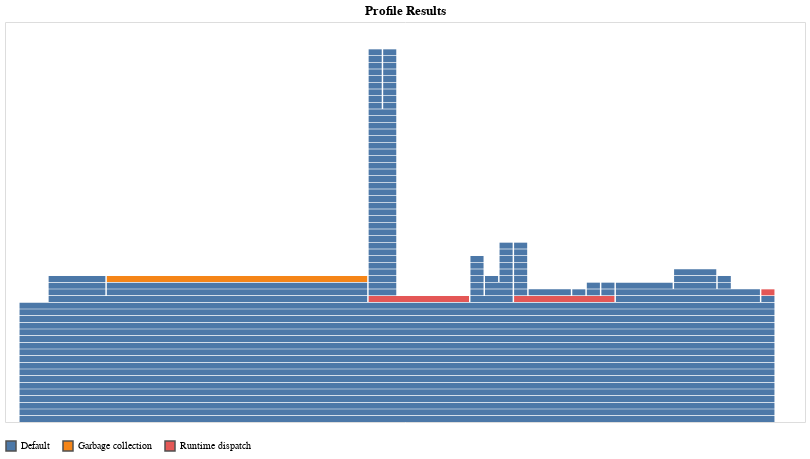

The cell this chart's notebook holds for it:
### Code cell
PV.@profview for _ in 1:100 hopping_operator(_ -> true, l, hp) end

### Figure 1 — Vega-Lite specification as saved in the notebook (floating-point values rounded to 4 significant figures)
{"data": {"values": [{"level": 0, "sf": "ip:0x0", "status": "Default", "x1": 1, "x2": 52.9}, {"level": 1, "sf": "_start() at client.jl:522", "status": "Default", "x1": 1, "x2": 52.9}, {"level": 2, "sf": "exec_options(opts::Base.JLOptions) at client.jl:303", "status": "Default", "x1": 1, "x2": 52.9}, {"level": 3, "sf": "include(mod::Module, _path::String) at Base.jl:419", "status": "Default", "x1": 1, "x2": 52.9}, {"level": 4, "sf": "_include(mapexpr::Function, mod::Module, _path::String) at loading.jl:1488", "status": "Default", "x1": 1, "x2": 52.9}, {"level": 5, "sf": "include_string(mapexpr::typeof(identity), mod::Module, code::String, filename::String) at loading.jl:1428", "status": "Default", "x1": 1, "x2": 52.9}, {"level": 6, "sf": "eval at boot.jl:368 [inlined]", "status": "Default", "x1": 1, "x2": 52.9}, {"level": 7, "sf": "top-level scope at notebook.jl:32", "status": "Default", "x1": 1, "x2": 52.9}, {"level": 8, "sf": "(::VSCodeServer.var\"#serve_notebook##kw\")(::NamedTuple{(:crashreporting_pipename,), Tuple{String}}, ::typeof(VSCodeServer.serve_notebook), pipename::String, outputchannel_logger::Base.CoreLogging.SimpleLogger) at serve_notebook.jl:75", "status": "Default", "x1": 1, "x2": 52.9}, {"level": 9, "sf": "serve_notebook(pipename::String, outputchannel_logger::Base.CoreLogging.SimpleLogger; crashreporting_pipename::String) at serve_notebook.jl:139", "status": "Default", "x1": 1, "x2": 52.9}, {"level": 10, "sf": "dispatch_msg(x::VSCodeServer.JSONRPC.JSONRPCEndpoint{Base.PipeEndpoint, Base.PipeEndpoint}, dispatcher::VSCodeServer.JSONRPC.MsgDispatcher, msg::Dict{String, Any}) at typed.jl:67", "status": "Default", "x1": 1, "x2": 52.9}, {"level": 11, "sf": "notebook_runcell_request(conn::VSCodeServer.JSONRPC.JSONRPCEndpoint{Base.PipeEndpoint, Base.PipeEndpoint}, params::VSCodeServer.NotebookRunCellArguments) at serve_notebook.jl:13", "status": "Default", "x1": 1, "x2": 52.9}, {"level": 12, "sf": "withpath(f::VSCodeServer.var\"#198#199\"{VSCodeServer.NotebookRunCellArguments, String}, path::String) at repl.jl:249", "status": "Default", "x1": 1, "x2": 52.9}, {"level": 13, "sf": "(::VSCodeServer.var\"#198#199\"{VSCodeServer.NotebookRunCellArguments, String})() at serve_notebook.jl:19", "status": "Default", "x1": 1, "x2": 52.9}, {"level": 14, "sf": "invokelatest at essentials.jl:726 [inlined]", "status": "Default", "x1": 1, "x2": 52.9}, {"level": 15, "sf": "#invokelatest#2 at essentials.jl:729 [inlined]", "status": "Default", "x1": 1, "x2": 52.9}, {"level": 16, "sf": "include_string(mapexpr::typeof(REPL.softscope), mod::Module, code::String, filename::String) at loading.jl:1428", "status": "Default", "x1": 1, "x2": 52.9}, {"level": 17, "sf": "eval at boot.jl:368 [inlined]", "status": "Default", "x1": 1, "x2": 52.9}, {"level": 18, "sf": "hopping_operator(f::Function, l::SquareLattice, hop::Hopping{Matrix{ComplexF64}}) at hoppings.jl:99", "status": "Default", "x1": 3, "x2": 24.9}, {"level": 19, "sf": "zero at abstractarray.jl:1156 [inlined]", "status": "Default", "x1": 3, "x2": 6.9}, {"level": 20, "sf": "fill! at array.jl:353 [inlined]", "status": "Default", "x1": 3, "x2": 6.9}, {"level": 21, "sf": "setindex! at array.jl:966 [inlined]", "status": "Default", "x1": 3, "x2": 6.9}, {"level": 19, "sf": "similar at array.jl:379 [inlined]", "status": "Default", "x1": 7, "x2": 24.9}, {"level": 20, "sf": "Array at boot.jl:469 [inlined]", "status": "Default", "x1": 7, "x2": 24.9}, {"level": 21, "sf": "Array at boot.jl:461 [inlined]", "status": "Garbage collection", "x1": 7, "x2": 24.9}, {"level": 18, "sf": "hopping_operator(f::Function, l::SquareLattice, hop::Hopping{Matrix{ComplexF64}}) at hoppings.jl:101", "status": "Runtime dispatch", "x1": 25, "x2": 31.9}, {"level": 19, "sf": "typeinf_ext_toplevel(mi::Core.MethodInstance, world::UInt64) at typeinfer.jl:996", "status": "Default", "x1": 25, "x2": 26.9}, {"level": 20, "sf": "typeinf_ext_toplevel(interp::Core.Compiler.NativeInterpreter, linfo::Core.MethodInstance) at typeinfer.jl:1000", "status": "Default", "x1": 25, "x2": 26.9}, {"level": 21, "sf": "typeinf_ext(interp::Core.Compiler.NativeInterpreter, mi::Core.MethodInstance) at typeinfer.jl:967", "status": "Default", "x1": 25, "x2": 26.9}, {"level": 22, "sf": "typeinf(interp::Core.Compiler.NativeInterpreter, frame::Core.Compiler.InferenceState) at typeinfer.jl:213", "status": "Default", "x1": 25, "x2": 26.9}, {"level": 23, "sf": "_typeinf(interp::Core.Compiler.NativeInterpreter, frame::Core.Compiler.InferenceState) at typeinfer.jl:230", "status": "Default", "x1": 25, "x2": 26.9}, {"level": 24, "sf": "typeinf_nocycle(interp::Core.Compiler.NativeInterpreter, frame::Core.Compiler.InferenceState) at abstractinterpretation.jl:2462", "status": "Default", "x1": 25, "x2": 26.9}, {"level": 25, "sf": "typeinf_local(interp::Core.Compiler.NativeInterpreter, frame::Core.Compiler.InferenceState) at abstractinterpretation.jl:2366", "status": "Default", "x1": 25, "x2": 26.9}, {"level": 26, "sf": "abstract_eval_statement(interp::Core.Compiler.NativeInterpreter, e::Any, vtypes::Vector{Core.Compiler.VarState}, sv::Core.Compiler.InferenceState) at abstractinterpretation.jl:1890", "status": "Default", "x1": 25, "x2": 26.9}, {"level": 27, "sf": "abstract_call(interp::Core.Compiler.NativeInterpreter, arginfo::Core.Compiler.ArgInfo, sv::Core.Compiler.InferenceState) at abstractinterpretation.jl:1733", "status": "Default", "x1": 25, "x2": 26.9}, {"level": 28, "sf": "abstract_call(interp::Core.Compiler.NativeInterpreter, arginfo::Core.Compiler.ArgInfo, sv::Core.Compiler.InferenceState, max_methods::Int64) at abstractinterpretation.jl:1766", "status": "Default", "x1": 25, "x2": 26.9}, {"level": 29, "sf": "abstract_call_known(interp::Core.Compiler.NativeInterpreter, f::Any, arginfo::Core.Compiler.ArgInfo, sv::Core.Compiler.InferenceState, max_methods::Int64) at abstractinterpretation.jl:1696", "status": "Default", "x1": 25, "x2": 26.9}, {"level": 30, "sf": "abstract_call_gf_by_type(interp::Core.Compiler.NativeInterpreter, f::Any, arginfo::Core.Compiler.ArgInfo, atype::Any, sv::Core.Compiler.InferenceState, max_methods::Int64) at abstractinterpretation.jl:153", "status": "Default", "x1": 25, "x2": 26.9}, {"level": 31, "sf": "abstract_call_method(interp::Core.Compiler.NativeInterpreter, method::Method, sig::Any, sparams::Core.SimpleVector, hardlimit::Bool, sv::Core.Compiler.InferenceState) at abstractinterpretation.jl:641", "status": "Default", "x1": 25, "x2": 26.9}, {"level": 32, "sf": "typeinf_edge(interp::Core.Compiler.NativeInterpreter, method::Method, atype::Any, sparams::Core.SimpleVector, caller::Core.Compiler.InferenceState) at typeinfer.jl:877", "status": "Default", "x1": 25, "x2": 26.9}, {"level": 33, "sf": "typeinf(interp::Core.Compiler.NativeInterpreter, frame::Core.Compiler.InferenceState) at typeinfer.jl:213", "status": "Default", "x1": 25, "x2": 26.9}, {"level": 34, "sf": "_typeinf(interp::Core.Compiler.NativeInterpreter, frame::Core.Compiler.InferenceState) at typeinfer.jl:230", "status": "Default", "x1": 25, "x2": 26.9}, {"level": 35, "sf": "typeinf_nocycle(interp::Core.Compiler.NativeInterpreter, frame::Core.Compiler.InferenceState) at abstractinterpretation.jl:2462", "status": "Default", "x1": 25, "x2": 26.9}, {"level": 36, "sf": "typeinf_local(interp::Core.Compiler.NativeInterpreter, frame::Core.Compiler.InferenceState) at abstractinterpretation.jl:2366", "status": "Default", "x1": 25, "x2": 26.9}, {"level": 37, "sf": "abstract_eval_statement(interp::Core.Compiler.NativeInterpreter, e::Any, vtypes::Vector{Core.Compiler.VarState}, sv::Core.Compiler.InferenceState) at abstractinterpretation.jl:1890", "status": "Default", "x1": 25, "x2": 26.9}, {"level": 38, "sf": "abstract_call(interp::Core.Compiler.NativeInterpreter, arginfo::Core.Compiler.ArgInfo, sv::Core.Compiler.InferenceState) at abstractinterpretation.jl:1733", "status": "Default", "x1": 25, "x2": 26.9}, {"level": 39, "sf": "abstract_call(interp::Core.Compiler.NativeInterpreter, arginfo::Core.Compiler.ArgInfo, sv::Core.Compiler.InferenceState, max_methods::Int64) at abstractinterpretation.jl:1766", "status": "Default", "x1": 25, "x2": 26.9}, {"level": 40, "sf": "abstract_call_known(interp::Core.Compiler.NativeInterpreter, f::Any, arginfo::Core.Compiler.ArgInfo, sv::Core.Compiler.InferenceState, max_methods::Int64) at abstractinterpretation.jl:1696", "status": "Default", "x1": 25, "x2": 26.9}, {"level": 41, "sf": "abstract_call_gf_by_type(interp::Core.Compiler.NativeInterpreter, f::Any, arginfo::Core.Compiler.ArgInfo, atype::Any, sv::Core.Compiler.InferenceState, max_methods::Int64) at abstractinterpretation.jl:153", "status": "Default", "x1": 25, "x2": 26.9}, {"level": 42, "sf": "abstract_call_method(interp::Core.Compiler.NativeInterpreter, method::Method, sig::Any, sparams::Core.SimpleVector, hardlimit::Bool, sv::Core.Compiler.InferenceState) at abstractinterpretation.jl:641", "status": "Default", "x1": 25, "x2": 26.9}, {"level": 43, "sf": "typeinf_edge(interp::Core.Compiler.NativeInterpreter, method::Method, atype::Any, sparams::Core.SimpleVector, caller::Core.Compiler.InferenceState) at typeinfer.jl:877", "status": "Default", "x1": 25, "x2": 26.9}, {"level": 44, "sf": "typeinf(interp::Core.Compiler.NativeInterpreter, frame::Core.Compiler.InferenceState) at typeinfer.jl:213", "status": "Default", "x1": 25, "x2": 26.9}, {"level": 45, "sf": "_typeinf(interp::Core.Compiler.NativeInterpreter, frame::Core.Compiler.InferenceState) at typeinfer.jl:257", "status": "Default", "x1": 25, "x2": 26.9}, {"level": 46, "sf": "optimize at optimize.jl:504 [inlined]", "status": "Default", "x1": 25, "x2": 26.9}, {"level": 47, "sf": "run_passes(ci::Core.CodeInfo, sv::Core.Compiler.OptimizationState, caller::Core.Compiler.InferenceResult) at optimize.jl:538", "status": "Default", "x1": 25, "x2": 25.9}, {"level": 48, "sf": "compact! at ir.jl:1459 [inlined]", "status": "Default", "x1": 25, "x2": 25.9}, {"level": 49, "sf": "compact!(code::Core.Compiler.IRCode, allow_cfg_transforms::Bool) at ir.jl:1459", "status": "Default", "x1": 25, "x2": 25.9}, {"level": 50, "sf": "Core.Compiler.IncrementalCompact(code::Core.Compiler.IRCode, allow_cfg_transforms::Bool) at ir.jl:615", "status": "Default", "x1": 25, "x2": 25.9}, {"level": 51, "sf": "NewNodeStream at ir.jl:269 [inlined]", "status": "Default", "x1": 25, "x2": 25.9}, {"level": 52, "sf": "NewNodeStream at ir.jl:269 [inlined]", "status": "Default", "x1": 25, "x2": 25.9}, {"level": 53, "sf": "Core.Compiler.InstructionStream(len::Int64) at ir.jl:192", "status": "Default", "x1": 25, "x2": 25.9}, {"level": 54, "sf": "Array at boot.jl:473 [inlined]", "status": "Default", "x1": 25, "x2": 25.9}, {"level": 55, "sf": "Array at boot.jl:459 [inlined]", "status": "Default", "x1": 25, "x2": 25.9}, {"level": 47, "sf": "run_passes(ci::Core.CodeInfo, sv::Core.Compiler.OptimizationState, caller::Core.Compiler.InferenceResult) at optimize.jl:539", "status": "Default", "x1": 26, "x2": 26.9}, {"level": 48, "sf": "ssa_inlining_pass!(ir::Core.Compiler.IRCode, linetable::Vector{Core.LineInfoNode}, state::Core.Compiler.InliningState{Core.Compiler.EdgeTracker, Core.Compiler.WorldView{Core.Compiler.InternalCodeCache}, Core.Compiler.NativeInterpreter}, propagate_inbounds::Bool) at inlining.jl:82", "status": "Default", "x1": 26, "x2": 26.9}, {"level": 49, "sf": "assemble_inline_todo!(ir::Core.Compiler.IRCode, state::Core.Compiler.InliningState{Core.Compiler.EdgeTracker, Core.Compiler.WorldView{Core.Compiler.InternalCodeCache}, Core.Compiler.NativeInterpreter}) at inlining.jl:1420", "status": "Default", "x1": 26, "x2": 26.9}, {"level": 50, "sf": "analyze_single_call!(ir::Core.Compiler.IRCode, idx::Int64, stmt::Expr, infos::Vector{Core.Compiler.MethodMatchInfo}, flag::UInt8, sig::Core.Compiler.Signature, state::Core.Compiler.InliningState{Core.Compiler.EdgeTracker, Core.Compiler.WorldView{Core.Compiler.InternalCodeCache}, Core.Compiler.NativeInterpreter}, todo::Vector{Pair{Int64, Any}}) at inlining.jl:1222", "status": "Default", "x1": 26, "x2": 26.9}, {"level": 51, "sf": "analyze_method!(match::Core.MethodMatch, argtypes::Vector{Any}, flag::UInt8, state::Core.Compiler.InliningState{Core.Compiler.EdgeTracker, Core.Compiler.WorldView{Core.Compiler.InternalCodeCache}, Core.Compiler.NativeInterpreter}) at inlining.jl:854", "status": "Default", "x1": 26, "x2": 26.9}, {"level": 52, "sf": "specialize_method at utilities.jl:207 [inlined]", "status": "Default", "x1": 26, "x2": 26.9}, {"level": 53, "sf": "#specialize_method#255 at utilities.jl:208 [inlined]", "status": "Default", "x1": 26, "x2": 26.9}, {"level": 54, "sf": "specialize_method at utilities.jl:190 [inlined]", "status": "Default", "x1": 26, "x2": 26.9}, {"level": 55, "sf": "specialize_method(method::Method, atype::Any, sparams::Core.SimpleVector; preexisting::Bool, compilesig::Bool) at utilities.jl:202", "status": "Default", "x1": 26, "x2": 26.9}, {"level": 18, "sf": "hopping_operator(f::Function, l::SquareLattice, hop::Hopping{Matrix{ComplexF64}}) at hoppings.jl:104", "status": "Default", "x1": 32, "x2": 34.9}, {"level": 19, "sf": "iterate(l::SquareLattice) at lattice.jl:53", "status": "Default", "x1": 32, "x2": 32.9}, {"level": 20, "sf": "start at lattice.jl:32 [inlined]", "status": "Default", "x1": 32, "x2": 32.9}, {"level": 21, "sf": "fill at array.jl:534 [inlined]", "status": "Default", "x1": 32, "x2": 32.9}, {"level": 22, "sf": "fill at array.jl:536 [inlined]", "status": "Default", "x1": 32, "x2": 32.9}, {"level": 23, "sf": "Array at boot.jl:468 [inlined]", "status": "Default", "x1": 32, "x2": 32.9}, {"level": 24, "sf": "Array at boot.jl:459 [inlined]", "status": "Default", "x1": 32, "x2": 32.9}, {"level": 19, "sf": "iterate(l::SquareLattice) at lattice.jl:54", "status": "Default", "x1": 33, "x2": 34.9}, {"level": 20, "sf": "bravais at lattice.jl:24 [inlined]", "status": "Default", "x1": 33, "x2": 34.9}, {"level": 21, "sf": "_bravais(#unused#::SquareLattice, dims::Int64) at lattice.jl:128", "status": "Default", "x1": 33, "x2": 33.9}, {"level": 21, "sf": "_bravais(#unused#::SquareLattice, dims::Int64) at lattice.jl:158", "status": "Default", "x1": 34, "x2": 34.9}, {"level": 22, "sf": "Bravais at lattice.jl:12 [inlined]", "status": "Default", "x1": 34, "x2": 34.9}, {"level": 23, "sf": "convert at array.jl:617 [inlined]", "status": "Default", "x1": 34, "x2": 34.9}, {"level": 24, "sf": "Matrix{Float64}(x::Matrix{Bool}) at array.jl:626", "status": "Default", "x1": 34, "x2": 34.9}, {"level": 25, "sf": "Array at boot.jl:469 [inlined]", "status": "Default", "x1": 34, "x2": 34.9}, {"level": 26, "sf": "Array at boot.jl:461 [inlined]", "status": "Default", "x1": 34, "x2": 34.9}, {"level": 18, "sf": "hopping_operator(f::Function, l::SquareLattice, hop::Hopping{Matrix{ComplexF64}}) at hoppings.jl:105", "status": "Runtime dispatch", "x1": 35, "x2": 41.9}, {"level": 19, "sf": "typeinf_ext_toplevel(mi::Core.MethodInstance, world::UInt64) at typeinfer.jl:996", "status": "Default", "x1": 35, "x2": 35.9}, {"level": 20, "sf": "typeinf_ext_toplevel(interp::Core.Compiler.NativeInterpreter, linfo::Core.MethodInstance) at typeinfer.jl:1000", "status": "Default", "x1": 35, "x2": 35.9}, {"level": 21, "sf": "typeinf_ext(interp::Core.Compiler.NativeInterpreter, mi::Core.MethodInstance) at typeinfer.jl:965", "status": "Default", "x1": 35, "x2": 35.9}, {"level": 22, "sf": "Core.Compiler.InferenceState(result::Core.Compiler.InferenceResult, cache::Symbol, interp::Core.Compiler.NativeInterpreter) at inferencestate.jl:287", "status": "Default", "x1": 35, "x2": 35.9}, {"level": 23, "sf": "Core.Compiler.InferenceState(result::Core.Compiler.InferenceResult, src::Core.CodeInfo, cache::Symbol, interp::Core.Compiler.NativeInterpreter) at inferencestate.jl:104", "status": "Default", "x1": 35, "x2": 35.9}, {"level": 24, "sf": "find_ssavalue_uses(body::Vector{Any}, nvals::Int64) at utilities.jl:248", "status": "Default", "x1": 35, "x2": 35.9}, {"level": 25, "sf": "BitSet at bitset.jl:18 [inlined]", "status": "Default", "x1": 35, "x2": 35.9}, {"level": 26, "sf": "sizehint! at array.jl:1267 [inlined]", "status": "Default", "x1": 35, "x2": 35.9}, {"level": 19, "sf": "_match(h::Hopping{Matrix{ComplexF64}}, l::SquareLattice, site1::LatticeIndex, site2::LatticeIndex) at hoppings.jl:0", "status": "Default", "x1": 36, "x2": 38.9}, {"level": 19, "sf": "_match(h::Hopping{Matrix{ComplexF64}}, l::SquareLattice, site1::LatticeIndex, site2::LatticeIndex) at hoppings.jl:82", "status": "Default", "x1": 39, "x2": 39.9}, {"level": 19, "sf": "_match(h::Hopping{Matrix{ComplexF64}}, l::SquareLattice, site1::LatticeIndex, site2::LatticeIndex) at hoppings.jl:85", "status": "Default", "x1": 40, "x2": 40.9}, {"level": 20, "sf": "getindex at array.jl:924 [inlined]", "status": "Default", "x1": 40, "x2": 40.9}, {"level": 19, "sf": "_match(h::Hopping{Matrix{ComplexF64}}, l::SquareLattice, site1::LatticeIndex, site2::LatticeIndex) at hoppings.jl:86", "status": "Default", "x1": 41, "x2": 41.9}, {"level": 20, "sf": "getindex at array.jl:924 [inlined]", "status": "Default", "x1": 41, "x2": 41.9}, {"level": 18, "sf": "hopping_operator(f::Function, l::SquareLattice, hop::Hopping{Matrix{ComplexF64}}) at hoppings.jl:110", "status": "Default", "x1": 42, "x2": 51.9}, {"level": 19, "sf": "iterate at lattice.jl:59 [inlined]", "status": "Default", "x1": 42, "x2": 51.9}, {"level": 20, "sf": "proceed!(l::SquareLattice, bvs_len::Int64, site::LatticeIndex) at lattice.jl:34", "status": "Default", "x1": 42, "x2": 45.9}, {"level": 20, "sf": "proceed!(l::SquareLattice, bvs_len::Int64, site::LatticeIndex) at lattice.jl:35", "status": "Default", "x1": 46, "x2": 48.9}, {"level": 21, "sf": "== at array.jl:1759 [inlined]", "status": "Default", "x1": 46, "x2": 48.9}, {"level": 22, "sf": "_memcmp at array.jl:1743 [inlined]", "status": "Default", "x1": 46, "x2": 48.9}, {"level": 20, "sf": "proceed!(l::SquareLattice, bvs_len::Int64, site::LatticeIndex) at lattice.jl:45", "status": "Default", "x1": 49, "x2": 49.9}, {"level": 21, "sf": "setindex! at array.jl:966 [inlined]", "status": "Default", "x1": 49, "x2": 49.9}, {"level": 18, "sf": "hopping_operator(f::Function, l::SquareLattice, hop::Hopping{Matrix{ComplexF64}}) at hoppings.jl:113", "status": "Default", "x1": 52, "x2": 52.9}, {"level": 19, "sf": "LatticeVecOrMat(basis::Basis, operator::Matrix{ComplexF64}) at lattice_values.jl:50", "status": "Runtime dispatch", "x1": 52, "x2": 52.9}]}, "encoding": {"color": {"field": "status", "legend": {"orient": "bottom", "title": null}, "type": "nominal"}, "fillOpacity": {"condition": [{"selection": "highlight", "value": 0.6}, {"selection": "select", "value": 0.5}], "value": 1}, "strokeWidth": {"condition": [{"selection": "highlight", "value": 0.5}, {"selection": "select", "value": 0.5}], "value": 0}, "tooltip": {"field": "sf", "type": "nominal"}, "x": {"axis": null, "field": "x1", "type": "quantitative"}, "x2": {"field": "x2", "type": "quantitative"}, "y": {"axis": null, "field": "level", "type": "quantitative"}, "y2": {"field": "level2", "type": "quantitative"}}, "height": 400, "mark": {"stroke": "#505050", "type": "rect"}, "selection": {"grid": {"bind": "scales", "type": "interval"}, "highlight": {"empty": "none", "on": "mouseover", "type": "single"}, "select": {"empty": "none", "type": "multi"}}, "title": "Profile Results", "transform": [{"as": "level2", "calculate": "datum.level+0.9"}], "width": 800}
